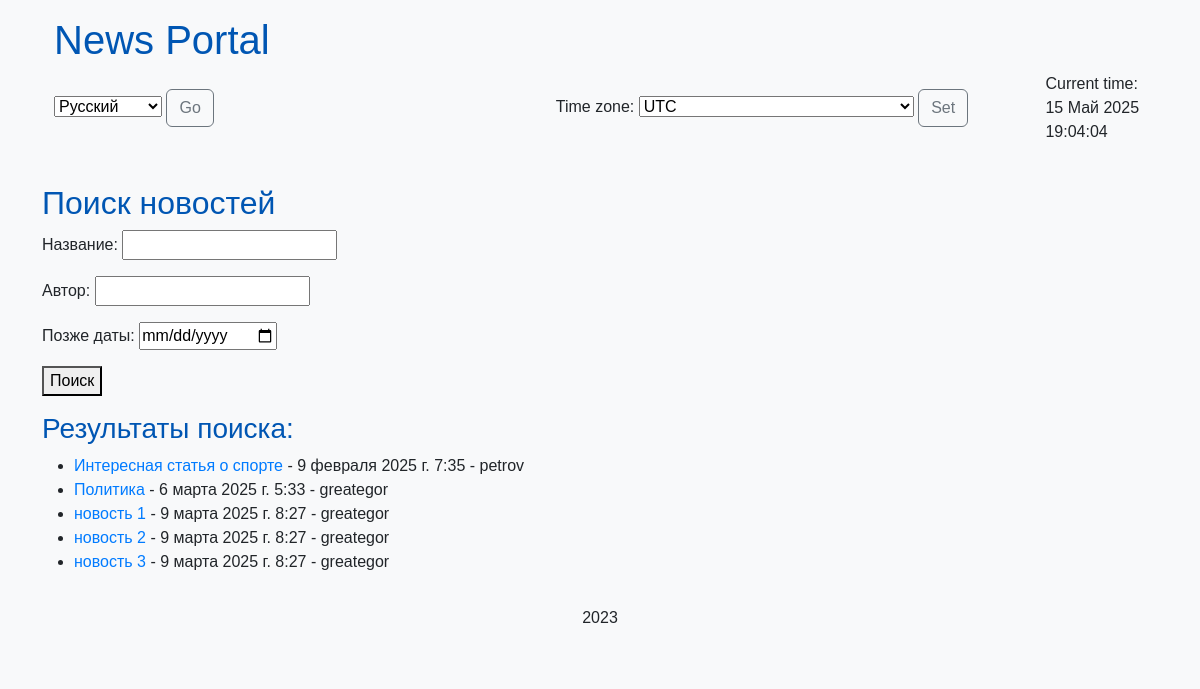
The page /news/search/ on the database as committed earlier.
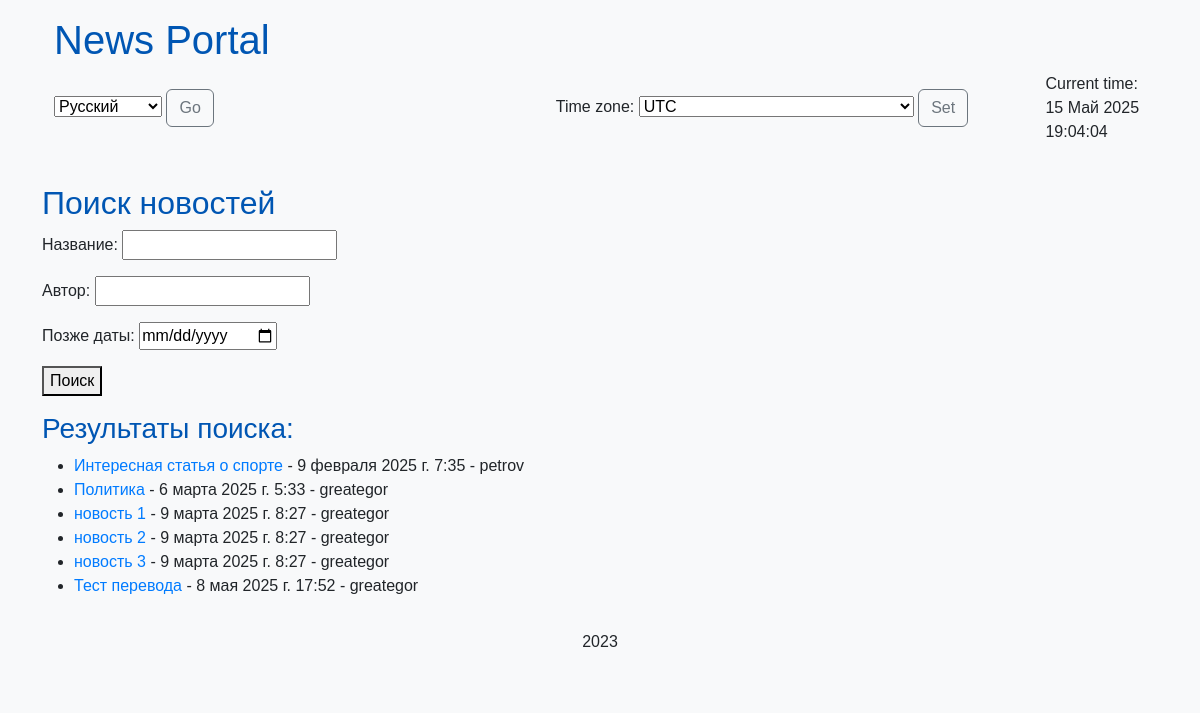
The same page on the database as committed later.
### news/models.py (models this page shows, shortened)
class Post(models.Model):
    objects = None
    ARTICLE = 'AR'
    NEWS = 'NW'
    POST_TYPES = [
        (ARTICLE, 'Article'),
        (NEWS, 'News'),
    ]
    author = models.ForeignKey('Author', on_delete=models.CASCADE)
    post_type = models.CharField(max_length=2, choices=POST_TYPES, default=NEWS)
    date_created = models.DateTimeField(auto_now_add=True)
    categories = models.ManyToManyField('Category', through='PostCategory')
    title = models.CharField(max_length=255)
    text = models.TextField()
    rating = models.IntegerField(default=0)

class Author(models.Model):
    objects = None
    user = models.OneToOneField(User, on_delete=models.CASCADE)
    rating = models.IntegerField(default=0)
    def __str__(self):  # Для удобства отображения в админке
        return f'{self.user.username}'

### news/views.py (the view)
# urls.py: path('news/search/', views.news_search, name='news_search'), #URL для поиска
def news_search(request):
    form = NewsSearchForm(request.GET)  # Заполняем форму данными из GET-запроса
    news = Post.objects.all()  # Получаем все новости (изначально)
    if form.is_valid():
        title = form.cleaned_data.get('title')
        author = form.cleaned_data.get('author')
        date_after = form.cleaned_data.get('date_after')
        if title:
            news = news.filter(title__icontains=title)  # Поиск по названию
        if author:
            news = news.filter(
                author__user__username__icontains=author)  # Поиск по автору (предполагается поле author в модели)
        if date_after:
            news = news.filter(date_created__gte=date_after)  # Дата позже указанной
    context = {
        'form': form,
        'news': news,
        'timezones': pytz.common_timezones, # Добавлено
        'current_time': timezone.now() # Добавлено
    }
    return render(request, 'news/news_search.html', context)

### news/forms.py
class NewsSearchForm(forms.Form):
    title = forms.CharField(label='Название', required=False)
    author = forms.CharField(label='Автор', required=False)
    date_after = forms.DateField(label='Позже даты', required=False, widget=forms.DateInput(attrs={'type': 'date'}))  # Указываем тип для HTML5
    def clean_date_after(self): # Если нужно, добавляем валидацию даты
        date_after = self.cleaned_data.get('date_after')
        return date_after

### templates/news/news_search.html (shortened to what this page needs)
{% extends 'default.html' %}
{% block content %}
    <h2>Поиск новостей</h2>
    <form method="get">
        {{ form.as_p }}
        <button type="submit">Поиск</button>
    </form>
    {% if news %}
        <h3>Результаты поиска:</h3>
        <ul>
            {% for item in news %}
                <li><a href="{% url 'news_detail' item.id %}">{{ item.title }}</a> - {{ item.date_created }} - {{ item.author }}</li>
            {% endfor %}
        </ul>
    {% else %}
        <p>Ничего не найдено.</p>
    {% endif %}
{% endblock %}

Rows that differ between the two databases and show on the page:
added Post: title "Тест перевода", date_created "8 мая 2025 г. 17:52", author "greategor"
